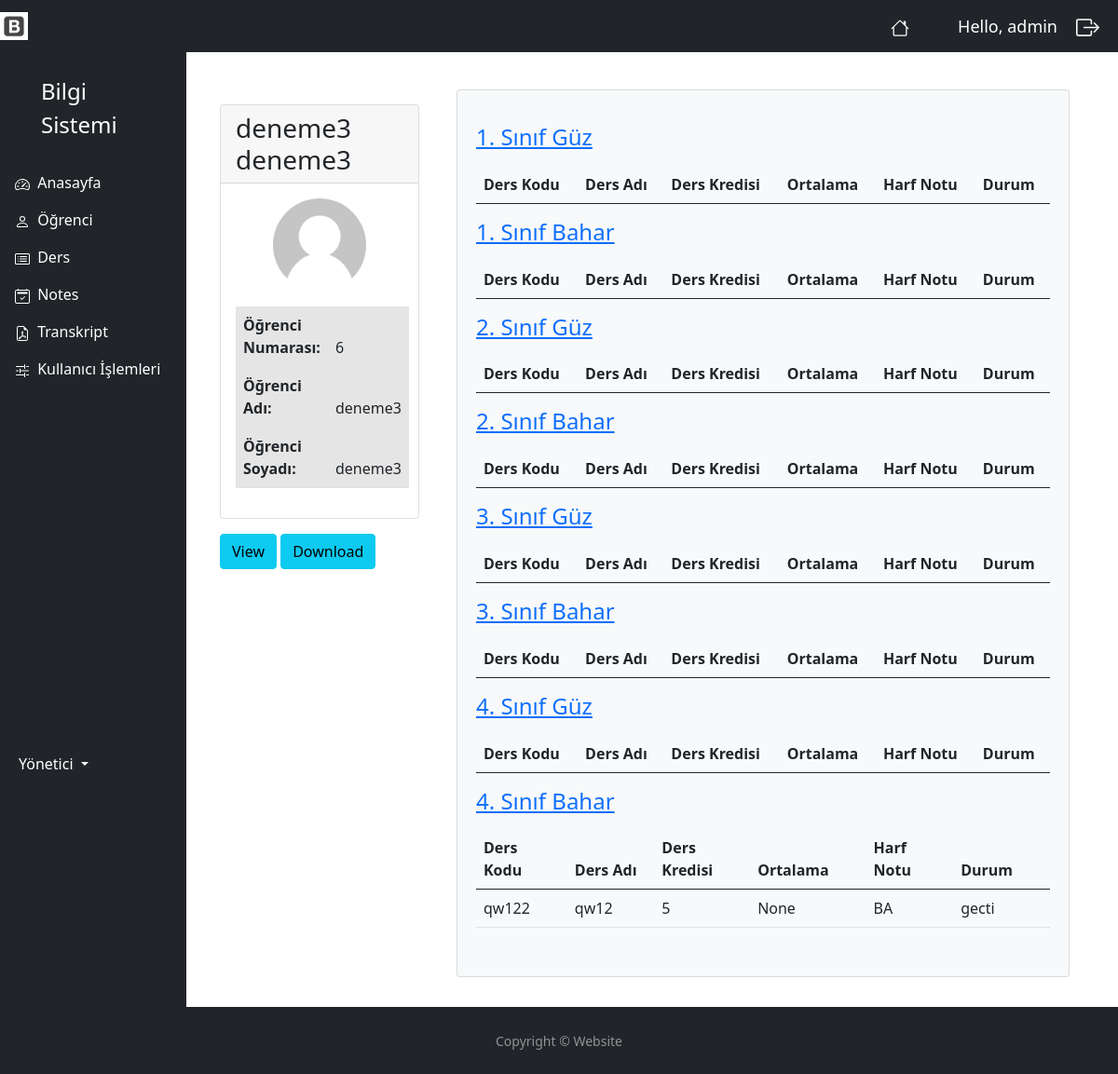
The app's page /student_transkript/8/ (signed in) with its own data.
### myapp/models.py (models this page shows, shortened)
class Student(models.Model):
    user =models.OneToOneField(User, blank=True, null=True, on_delete=models.CASCADE)
    name = models.CharField(max_length=50, null=True)
    surname = models.CharField(max_length=50, null=True)
    num = models.IntegerField(null=True, blank=True)
    grade = models.IntegerField(null=True, blank=True)
    profile_pic = models.ImageField(default="user.jpeg", null=True, blank=True)
    department = models.ManyToManyField(Department)

class Period(models.Model):
    name = models.CharField(max_length=20, null=True)

class Notes(models.Model):
    STATUS1 = (
        ('gecti', 'Geçti'),
        ('kaldi', 'Kaldı'),
    )
    STATUS2 = (
        ('AA', 'AA'),
        ('BA', 'BA'),
        ('BB', 'BB'),
        ('CB', 'CB'),
        ('CC', 'CC'),
        ('DC', 'DC'),
        ('DD', 'DD'),
        ('FD', 'FD'),
        ('FF', 'FF'),
    )
    lesson = models.ForeignKey(Lesson, null=True, on_delete=models.SET_NULL)
    student = models.ForeignKey(Student, null=True, on_delete=models.SET_NULL)
    vise = models.IntegerField(null=True, blank=True)
    final = models.IntegerField(null=True, blank=True)
    mkexam = models.IntegerField(null=True, blank=True)
    lettergrade = models.CharField(max_length=2, null=True, choices=STATUS2)
    ort = models.IntegerField(blank=True, null=True)
    status = models.CharField(max_length=5, null=True, choices=STATUS1)

class Lesson(models.Model):
    lcode = models.CharField(blank=True, max_length=50)
    lname = models.CharField(blank=True, max_length=50)
    lcredit = models.IntegerField(blank=True, null=True)
    period = models.ForeignKey(Period, null=True, on_delete=models.SET_NULL)
    student = models.ManyToManyField(Student)

### myapp/decorators.py (the view)
        def wrapper_func(request, *args, **kwargs):
            group =None
            if request.user.groups.exists():
                group = request.user.groups.all()[0].name
            if group in allowed_roles:
                return view_func(request, *args, **kwargs)
            else:
                return HttpResponse('You are not authorized to view this page')

### myapp/views.py (called while the page is built)
@login_required(login_url='login')
@allowed_users(allowed_roles=['admin'])
def studentTranskript(request, pk):
    student = Student.objects.get(id=pk)
    notes = student.notes_set.all()
    period = Period.objects.all()
    notes_count = notes.count()
    context = {
        'student':student,
        'notes':notes,
        'notes_count':notes_count,
        'period':period,
    }
    return  render(request, 'accounts/transkript_student.html', context)

### myapp/templates/accounts/transkript_student.html (shortened to what this page needs)
{% extends 'accounts/main.html' %}
{% block content %}
    <br>
    <div class="container-fluid">
        <div class="row">
            <div class="col-md-3">
                    <div class="row">
                        <div class="col">
                            <div class="col-md">
                                <div class="card mb-3">
                                  <h3 class="card-header">{{ student.name }} {{ student.surname }}</h3>
                                  <img class="profile-pic" src="{{ student.profile_pic.url }}">
                                  <div class="card-body">
                                      <table class="table table-hover">
                                        <thead>
                                            <tr class="table-active">
                                              <th scope="row">Öğrenci Numarası: </th>
                                              <td>{{ student.num }}</td>
                                            </tr>
                                            <tr class="table-active">
                                              <th scope="row">Öğrenci Adı: </th>
                                              <td>{{ student.name }}</td>
                                            </tr>
                                            <tr class="table-active">
                                              <th scope="row">Öğrenci Soyadı: </th>
                                              <td>{{ student.surname }}</td>
                                            </tr>
                                        </thead>
                                      </table>
                                  </div>
                                </div>
                            </div>
                        </div>
                    </div>
                    <a class="btn btn-info" href="" target="_blank">View</a>
                    <a class="btn btn-info" href="">Download</a>
            </div>
            <div class="col-9">
                    <div class="card bg-light ms-3 me-3 mb-3">
                        <div class="card-body m-1">
                        <p class="card-text">
                            <div class="table-responsive">
                            {% for i in period %}
                                <h4>
                                    <a href="#donem{{ i.id }}" aria-selected="false" tabindex="-1">{{ i.name }}</a>
                                </h4>
                                {% if notes %}
                                <div id="myTabContent" class="tab-content">
                                    <div class="tab-pane fade show active" id="donem{{ i.id }}" role="tabpanel">
                                            <table class="table table-hover">
                                                <thead>
                                                  <tr>
                                                      <th scope="col">Ders Kodu</th>
                                                      <th scope="col">Ders Adı</th>
                                                      <th scope="col">Ders Kredisi</th>
                                                      <th scope="col">Ortalama</th>
                                                      <th scope="col">Harf Notu</th>
                                                      <th scope="col">Durum</th>
                                                  </tr>
                                                </thead>
                                                <tbody>
                                                  {% for n in notes %}
                                                        {% if n.lesson.period.id == i.id %}
                                                              <tr>
                                                                  <td style="width:10%">{{ n.lesson.lcode }}</td>
                                                                  <td style="width:10%">{{ n.lesson.lname }}</td>
                                                                  <td style="width:10%">{{ n.lesson.lcredit }}</td>
                                                                  <td style="width:10%">{{ n.ort }}</td>
                                                                  <td style="width:10%">{{ n.lettergrade }}</td>
                                                                  <td style="width:10%">{{ n.status }}</td>
                                                              </tr>
                                                        {% endif %}
                                                  {% endfor %}
                                                </tbody>
                                            </table>
                                    </div>
                                </div>
                                {% else %}
                                    <p></p>
                                    <p class="alert alert-primary ms-1 me-1">Not Kaydı Yok</p>
                                {% endif %}
                            {% endfor %}
                            </div>
                        </p>
                        </div>
                    </div>
                </div>
        </div>
    </div>
</div>
{% endblock content %}

### myapp/templates/accounts/navbar.html (shortened to what this page needs)
{% load static %}
<nav class="navbar navbar-expand-lg navbar-dark bg-dark">
  <a href="{% url 'index' %}"><img  width="30" height="30" class="d-inline-block align-top" alt=""  src="{% static 'images/icon.jpeg' %}"></a>
    <span><a href="/" class="nav-link text-white align-middle px-5">
          </a>
    </span>
    <span class="hello-msg">Hello, {{ request.user }} </span>
    <span ><a  class="hello-msg " href="{% url 'logout' %}">
        </a>
    </span>
</nav>

### static/css/main.css (style rules this page uses)
body { background-color: #ebeff5; }

### myapp/templates/accounts/navbar.html (style rules this page uses)
.hello-msg { font-size: 18px; color: #fff; margin-right: 20px; }

### myapp/templates/accounts/transkript_student.html (style rules this page uses)
.profile-pic { max-width: 100px; max-height: 100px; margin: 0 auto; border-radius: 50%; }

### myapp/templates/accounts/footer.html (style rules this page uses)
html, body { height: 100%; }

### records on screen
Student: name "deneme3", surname "deneme3", profile_pic (picture), num "6"
Period: name "1. Sınıf Güz"
Period: name "1. Sınıf Bahar"
Period: name "2. Sınıf Güz"
Period: name "2. Sınıf Bahar"
Period: name "3. Sınıf Güz"
Period: name "3. Sınıf Bahar"
Period: name "4. Sınıf Güz"
Period: name "4. Sınıf Bahar"
Notes: lesson.lcode "qw122", lesson.lname "qw12", lesson.lcredit "5", ort "None", lettergrade "BA", status "gecti"

### other values on screen
{{ request.user }} "admin"
